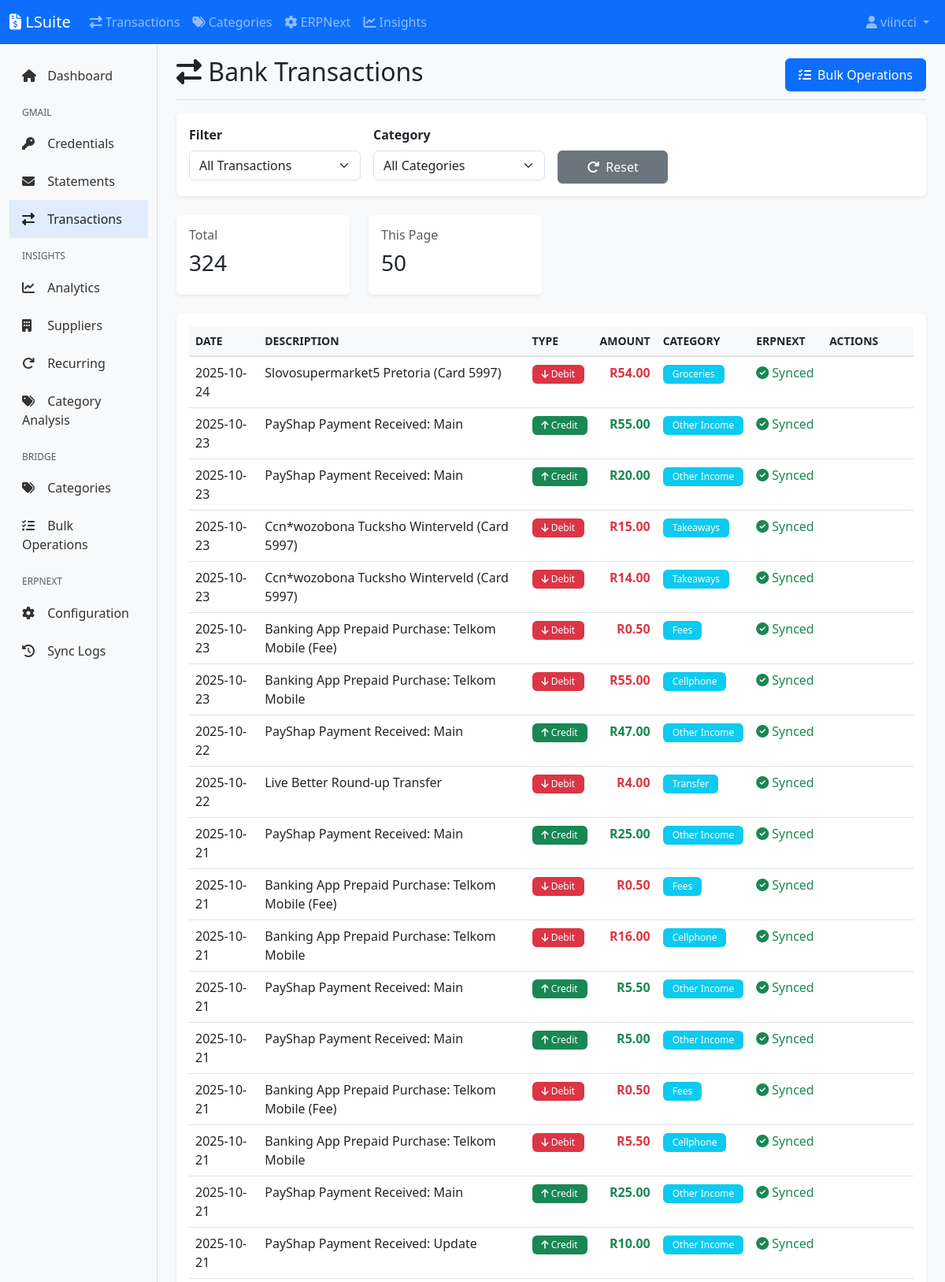
Page /gmail/transactions (signed in, upper part) on the committed database.
### lsuite/models.py (models this page shows, shortened)
class User(UserMixin, db.Model):
    __tablename__ = 'users'
    id = db.Column(db.Integer, primary_key=True)
    username = db.Column(db.String(80), unique=True, nullable=False, index=True)
    email = db.Column(db.String(120), unique=True, nullable=False, index=True)
    password_hash = db.Column(db.String(255), nullable=False)
    first_name = db.Column(db.String(50))
    last_name = db.Column(db.String(50))
    is_active = db.Column(db.Boolean, default=True)
    is_admin = db.Column(db.Boolean, default=False)
    created_at = db.Column(db.DateTime, default=datetime.utcnow)
    updated_at = db.Column(db.DateTime, default=datetime.utcnow, onupdate=datetime.utcnow)
    ai_enabled = db.Column(db.Boolean, default=True)
    ai_model = db.Column(db.String(50), default='claude-haiku-4.5')
    ai_can_access_files = db.Column(db.Boolean, default=True)
    ai_can_edit_files = db.Column(db.Boolean, default=True)
    bank_accounts = db.relationship('BankAccount', backref='user', lazy='dynamic', cascade='all, delete-orphan')
    transactions = db.relationship('Transaction', backref='user', lazy='dynamic', cascade='all, delete-orphan')
    bank_transactions = db.relationship('BankTransaction', backref='user', lazy='dynamic', cascade='all, delete-orphan')
    invoices = db.relationship('Invoice', backref='user', lazy='dynamic', cascade='all, delete-orphan')
    email_statements = db.relationship('EmailStatement', backref='user', lazy='dynamic', cascade='all, delete-orphan')

class BankTransaction(db.Model):
    __tablename__ = 'bank_transactions'
    id = db.Column(db.Integer, primary_key=True)
    user_id = db.Column(db.Integer, db.ForeignKey('users.id'), nullable=False)
    bank_account_id = db.Column(db.Integer, db.ForeignKey('bank_accounts.id'), nullable=True)
    statement_id = db.Column(db.Integer, db.ForeignKey('email_statements.id'))
    date = db.Column(db.Date, nullable=False, index=True)
    posting_date = db.Column(db.Date, index=True)
    description = db.Column(db.String(500), nullable=False)
    reference_number = db.Column(db.String(100), index=True)
    deposit = db.Column(db.Numeric(15, 2), default=0.00)
    withdrawal = db.Column(db.Numeric(15, 2), default=0.00)
    balance = db.Column(db.Numeric(15, 2))
    currency = db.Column(db.String(3), default='ZAR')
    unallocated_amount = db.Column(db.Numeric(15, 2))
    category_id = db.Column(db.Integer, db.ForeignKey('transaction_categories.id'))
    tags = db.Column(db.String(500))
    notes = db.Column(db.Text)
    is_reconciled = db.Column(db.Boolean, default=False)
    reconciled_date = db.Column(db.DateTime)
    invoice_id = db.Column(db.Integer, db.ForeignKey('invoices.id'))
    erpnext_id = db.Column(db.String(100), index=True)
    erpnext_synced = db.Column(db.Boolean, default=False)
    erpnext_sync_date = db.Column(db.DateTime)
    erpnext_journal_entry = db.Column(db.String(100))
    erpnext_error = db.Column(db.Text)
    created_at = db.Column(db.DateTime, default=datetime.utcnow)
    updated_at = db.Column(db.DateTime, default=datetime.utcnow, onupdate=datetime.utcnow)
    category = db.relationship('TransactionCategory', back_populates='transactions')

class TransactionCategory(db.Model):
    __tablename__ = 'transaction_categories'
    id = db.Column(db.Integer, primary_key=True)
    name = db.Column(db.String(100), nullable=False, unique=True)
    erpnext_account = db.Column(db.String(200), nullable=False)
    transaction_type = db.Column(db.String(20), nullable=False)
    keywords = db.Column(db.Text)
    active = db.Column(db.Boolean, default=True)
    color = db.Column(db.Integer)
    created_at = db.Column(db.DateTime, default=datetime.utcnow)
    transactions = db.relationship('BankTransaction', back_populates='category', lazy='dynamic')

### lsuite/gmail/routes.py (the view)
@gmail_bp.route('/transactions')
@login_required
def transactions():
    page = request.args.get('page', 1, type=int)
    per_page = current_app.config.get('ITEMS_PER_PAGE', 20)
    query = BankTransaction.query.filter_by(user_id=current_user.id)
    if request.args.get('uncategorized'):
        query = query.filter_by(category_id=None)
    if request.args.get('not_synced'):
        query = query.filter_by(erpnext_synced=False)
    category_id = request.args.get('category_id', type=int)
    if category_id:
        query = query.filter_by(category_id=category_id)
    statement_id = request.args.get('statement_id', type=int)
    if statement_id:
        query = query.filter_by(statement_id=statement_id)
    transactions = query.order_by(
        BankTransaction.date.desc()
    ).paginate(page=page, per_page=per_page, error_out=False)
    categories = TransactionCategory.query.filter_by(active=True).all()
    return render_template('gmail/transactions.html',
                         transactions=transactions,
                         categories=categories)

### lsuite/extensions.py (called while the page is built)
@login_manager.user_loader
def load_user(user_id):
    from lsuite.models import User
    return User.query.get(int(user_id))

### lsuite/templates/gmail/transactions.html (shortened to what this page needs)
{% extends "base.html" %}
{% block content %}
<div class="d-flex justify-content-between align-items-center pt-3 pb-2 mb-3 border-bottom">
    <h1 class="h2"><i class="fas fa-exchange-alt"></i> Bank Transactions</h1>
    <div>
        <a href="{{ url_for('bridge.bulk_operations') }}" class="btn btn-primary">
            <i class="fas fa-tasks"></i> Bulk Operations
        </a>
    </div>
</div>
<div class="card mb-4">
    <div class="card-body">
        <form method="GET" action="{{ url_for('gmail.transactions') }}" class="row g-3">
            <div class="col-md-3">
                <label class="form-label">Filter</label>
                <select name="filter" class="form-select" onchange="this.form.submit()">
                    <option value="">All Transactions</option>
                </select>
            </div>
            <div class="col-md-3">
                <label class="form-label">Category</label>
                <select name="category_id" class="form-select" onchange="this.form.submit()">
                    <option value="">All Categories</option>
                </select>
            </div>
            <div class="col-md-2">
                <label class="form-label">&nbsp;</label>
                <a href="{{ url_for('gmail.transactions') }}" class="btn btn-secondary w-100">
                    <i class="fas fa-redo"></i> Reset
                </a>
            </div>
        </form>
    </div>
</div>
<div class="row mb-4">
    <div class="col-md-3">
        <div class="card">
            <div class="card-body">
                <h6 class="text-muted">Total</h6>
                <h3>{{ transactions.total }}</h3>
            </div>
        </div>
    </div>
    <div class="col-md-3">
        <div class="card">
            <div class="card-body">
                <h6 class="text-muted">This Page</h6>
                <h3>{{ transactions.items|length }}</h3>
            </div>
        </div>
    </div>
</div>
{% if transactions.items %}
<div class="card">
    <div class="card-body">
        <div class="table-responsive">
            <table class="table table-hover">
                <thead>
                    <tr>
                        <th>Date</th>
                        <th>Description</th>
                        <th>Type</th>
                        <th class="text-end">Amount</th>
                        <th>Category</th>
                        <th>ERPNext</th>
                        <th>Actions</th>
                    </tr>
                </thead>
                <tbody>
                    {% for trans in transactions.items %}
                    <tr>
                        <td>{{ trans.date }}</td>
                        <td>
                            {{ trans.description[:60] }}{% if trans.description|length > 60 %}...{% endif %}
                        </td>
                        <td>
                            {% if trans.withdrawal and trans.withdrawal > 0 %}
                                <span class="badge bg-danger">
                                    <i class="fas fa-arrow-down"></i> Debit
                                </span>
                            {% else %}
                                <span class="badge bg-success">
                                    <i class="fas fa-arrow-up"></i> Credit
                                </span>
                            {% endif %}
                        </td>
                        <td class="text-end">
                            <strong class="text-{{ 'danger' if trans.withdrawal and trans.withdrawal > 0 else 'success' }}">
                                R{{ "%.2f"|format(trans.withdrawal if trans.withdrawal else trans.deposit) }}
                            </strong>
                        </td>
                        <td>
                            {% if trans.category %}
                                <span class="badge bg-info">
                                    {{ trans.category.name }}
                                </span>
                            {% endif %}
                        </td>
                        <td>
                            {% if trans.erpnext_synced %}
                                <span class="text-success" title="Synced: {{ trans.erpnext_journal_entry }}">
                                    <i class="fas fa-check-circle"></i>
                                    Synced
                                </span>
                            {% else %}
                                <span class="text-muted">
                                    <i class="fas fa-clock"></i>
                                    Pending
                                </span>
                            {% endif %}
                        </td>
                        <td>
                        </td>
                    </tr>
                    {% endfor %}
                </tbody>
            </table>
        </div>
    </div>
</div>
{% else %}
<div class="alert alert-info">
    <i class="fas fa-info-circle"></i>
    No transactions found. Import statements from Gmail to see transactions here.
</div>
{% endif %}
{% endblock %}

### lsuite/templates/components/navbar.html (shortened to what this page needs)
<nav class="navbar navbar-expand-lg navbar-dark bg-primary">
    <div class="container-fluid">
        <a class="navbar-brand" href="{{ url_for('main.index') if current_user.is_authenticated else url_for('auth.login') }}">
            <i class="fas fa-file-invoice-dollar"></i> LSuite
        </a>
        <div class="collapse navbar-collapse" id="navbarNav">
            {% if current_user.is_authenticated %}
            <ul class="navbar-nav me-auto">
                <li class="nav-item">
                    <a class="nav-link" href="{{ url_for('gmail.transactions') }}">
                        <i class="fas fa-exchange-alt"></i> Transactions
                    </a>
                </li>
                <li class="nav-item">
                    <a class="nav-link" href="{{ url_for('bridge.categories') }}">
                        <i class="fas fa-tags"></i> Categories
                    </a>
                </li>
                <li class="nav-item">
                    <a class="nav-link" href="{{ url_for('erpnext.configs') }}">
                        <i class="fas fa-cog"></i> ERPNext
                    </a>
                </li>
                <li class="nav-item">
                    <a class="nav-link" href="{{ url_for('insights.dashboard') }}">
                        <i class="fas fa-chart-line"></i> Insights
                    </a>
                </li>
            </ul>
            {% endif %}
            <ul class="navbar-nav ms-auto">
                {% if current_user.is_authenticated %}
                    <li class="nav-item dropdown">
                        <a class="nav-link dropdown-toggle" href="#" id="userDropdown" role="button" data-bs-toggle="dropdown">
                            <i class="fas fa-user"></i> {{ current_user.username }}
                        </a>
                    </li>
                {% endif %}
            </ul>
        </div>
    </div>
</nav>

### lsuite/static/css/style.css (style rules this page uses)
body { font-family: 'Segoe UI', Tahoma, Geneva, Verdana, sans-serif; background-color: #f8f9fa; }
.card { border: none; box-shadow: 0 0.125rem 0.25rem rgba(0, 0, 0, .075); transition: transform 0.2s, box-shadow 0.2s; }
.btn { border-radius: 0.375rem; font-weight: 500; padding: 0.5rem 1rem; }
.btn i { margin-right: 0.25rem; }
.table { background-color: #fff; }
.table thead th { background-color: #f8f9fa; border-bottom: 2px solid #dee2e6; font-weight: 600; text-transform: uppercase; font-size: 0.875rem; }
.badge { padding: 0.375rem 0.75rem; font-weight: 500; }
.form-label { font-weight: 600; margin-bottom: 0.5rem; }

### rows in the picture
User: username "viincci"
BankTransaction: shows "Debit", withdrawal "54.00"
BankTransaction: shows "Credit", withdrawal+deposit "55.00"
BankTransaction: shows "Credit", withdrawal+deposit "20.00"
BankTransaction: shows "Debit", withdrawal "15.00"
BankTransaction: shows "Debit", withdrawal "14.00"
BankTransaction: shows "Debit", withdrawal "0.50"
BankTransaction: shows "Debit", withdrawal "55.00"
BankTransaction: shows "Credit", withdrawal+deposit "47.00"
BankTransaction: shows "Debit", withdrawal "4.00"
BankTransaction: shows "Credit", withdrawal+deposit "25.00"
BankTransaction: shows "Debit", withdrawal "0.50"
BankTransaction: shows "Debit", withdrawal "16.00"
BankTransaction: shows "Credit", withdrawal+deposit "5.50"
BankTransaction: shows "Credit", withdrawal+deposit "5.00"
BankTransaction: shows "Debit", withdrawal "0.50"
BankTransaction: shows "Debit", withdrawal "5.50"
BankTransaction: shows "Credit", withdrawal+deposit "25.00"
BankTransaction: shows "Credit", withdrawal+deposit "10.00"

### other values in the picture
{{ transactions.total }} "324"
{{ transactions.items|length }} "50"
